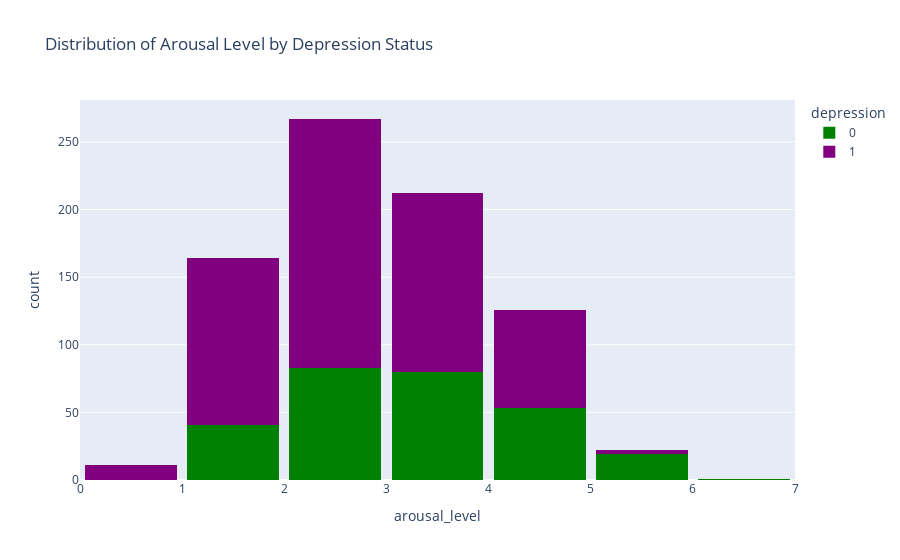
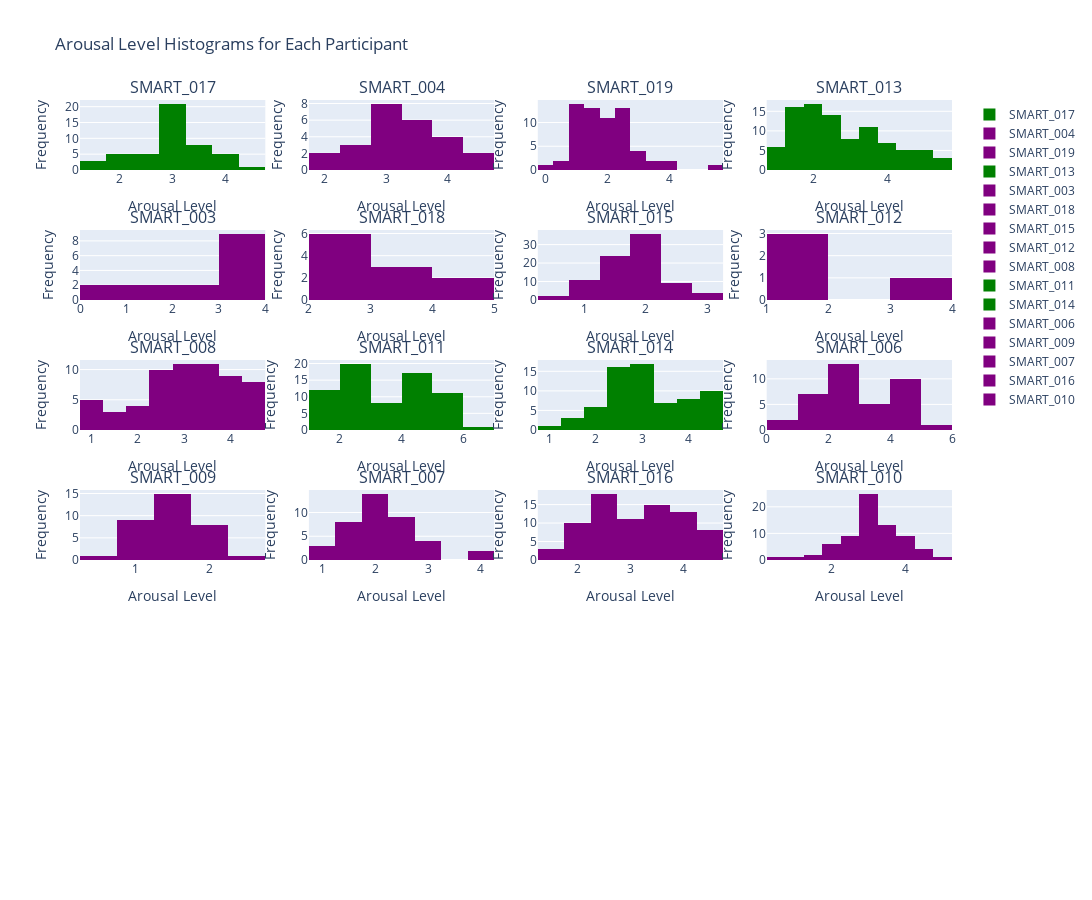

Notebook cell for these charts, in order:
### Markdown cell above
## Plot arousal level distribution

### Code cell
# Create histogram plots using Plotly Express with 'barmode' set to 'group'
fig = px.histogram(data_all, x="arousal_level", color="depression", barmode='stack',
                   title="Distribution of Arousal Level by Depression Status",
                   labels={'color': 'Depression (1/0)'},
                   color_discrete_map={1: 'purple', 0: 'green'},
                   nbins=12)

fig.update_layout(bargap=0.1)  # To adjust the gap between bars

fig.show()

# Get unique participants
unique_participants = data_all['Participant_ID'].unique()

# Create a subplot grid
num_rows = 6  # Number of rows in the grid
num_cols = 4  # Number of columns in the grid

fig = make_subplots(rows=num_rows, cols=num_cols,subplot_titles=unique_participants)

row, col = 1, 1  # Initialize starting position

for participant_id in unique_participants:
    # Filter data for the participant
    participant_data = data_all[data_all['Participant_ID'] == participant_id]

    # Set the color based on depression status
    color = 'purple' if participant_data['depression'].iloc[0] == 1 else 'green'

    # Create a histogram for valence level with color based on depression status
    fig.add_trace(go.Histogram(x=participant_data['arousal_level'], name=participant_id, marker_color=color), row=row, col=col)

    # Update position in the subplot grid
    col += 1
    if col > num_cols:
        col = 1
        row += 1

# Update layout
fig.update_layout(height=900, width=1200, title='Arousal Level Histograms for Each Participant')
fig.update_xaxes(title_text='Arousal Level')
fig.update_yaxes(title_text='Frequency')

fig.show()

### Figure 1 — Plotly figure (JSON) as saved in the notebook; plotly's stock layout.template omitted (floating-point values rounded to 4 significant figures; data arrays with more than 128 entries replaced by an {"elided": "..."} marker saying what was removed)
{"data": [{"alignmentgroup": "True", "bingroup": "x", "hovertemplate": "depression=0<br>arousal_level=%{x}<br>count=%{y}<extra></extra>", "legendgroup": "0", "marker": {"color": "green", "pattern": {"shape": ""}}, "name": "0", "nbinsx": 12, "offsetgroup": "0", "orientation": "v", "showlegend": true, "type": "histogram", "x": {"elided": "277 float values"}, "xaxis": "x", "yaxis": "y"}, {"alignmentgroup": "True", "bingroup": "x", "hovertemplate": "depression=1<br>arousal_level=%{x}<br>count=%{y}<extra></extra>", "legendgroup": "1", "marker": {"color": "purple", "pattern": {"shape": ""}}, "name": "1", "nbinsx": 12, "offsetgroup": "1", "orientation": "v", "showlegend": true, "type": "histogram", "x": {"elided": "526 float values"}, "xaxis": "x", "yaxis": "y"}], "layout": {"bargap": 0.1, "barmode": "stack", "legend": {"title": {"text": "depression"}, "tracegroupgap": 0}, "title": {"text": "Distribution of Arousal Level by Depression Status"}, "xaxis": {"anchor": "y", "domain": [0, 1], "title": {"text": "arousal_level"}}, "yaxis": {"anchor": "x", "domain": [0, 1], "title": {"text": "count"}}}}

### Figure 2 — Plotly figure (JSON) as saved in the notebook; plotly's stock layout.template omitted (floating-point values rounded to 4 significant figures)
{"data": [{"marker": {"color": "green"}, "name": "SMART_017", "type": "histogram", "x": [3, 3, 3.5, 3, 4, 3, 3, 3.5, 4, 3.5, 4, 3, 4, 3, 3.5, 3.5, 3, 3.5, 3, 2.5, 3, 3.5, 4.5, 4, 3, 3, 1.5, 3, 3, 3.5, 3, 2.5, 2, 3, 2.5, 2.5, 2, 3, 3, 3, 2.5, 2, 3, 3, 1.5, 2, 2, 1.5], "xaxis": "x", "yaxis": "y"}, {"marker": {"color": "purple"}, "name": "SMART_004", "type": "histogram", "x": [3, 2.5, 2, 3.5, 2, 3, 2.5, 3.5, 3, 2.5, 3, 3.5, 3.5, 3, 3, 4.5, 4, 4, 3.5, 4.5, 3.5, 4, 3, 4, 3], "xaxis": "x2", "yaxis": "y2"}, {"marker": {"color": "purple"}, "name": "SMART_019", "type": "histogram", "x": [2.5, 3.5, 1, 1.5, 2.5, 1.5, 2, 1, 2, 1, 2.5, 1.5, 1, 1.5, 1, 2.5, 1.5, 0.5, 3, 2.5, 2, 2.5, 1.5, 2.5, 2, 3, 2, 5.5, 1.5, 2, 2, 2.5, 1.5, 1, 2, 4, 2.5, 2, 2.5, 2.5, 3.5, 1.5, 2.5, 3, 1, 2.5, 1, 1, 1, 0, 0.5, 1, 1, 3, 2, 1.5, 1, 2, 4, 1, 1.5, 1.5, 1.5], "xaxis": "x3", "yaxis": "y3"}, {"marker": {"color": "green"}, "name": "SMART_013", "type": "histogram", "x": [1.5, 2, 2.5, 1, 2.5, 1.5, 1, 1.5, 2, 1.5, 2.5, 2, 2, 2, 2.5, 2, 1.5, 2.5, 2, 2, 2, 2, 2, 3, 2, 2.5, 1.5, 1.5, 2, 2.5, 2, 2, 4, 3, 5, 5.5, 3.5, 1, 4, 3, 2.5, 3, 3.5, 1.5, 5.5, 2.5, 2.5, 3.5, 3, 4.5, 5, 4, 3.5, 1.5, 3.5, 5.5, 5, 2.5, 4.5, 1, 2.5, 4, 4.5, 1, 4, 2.5, 1.5, 3.5, 3.5, 3, 3, 2, 3.5, 2, 4.5, 1, 1.5, 3.5, 1.5, 4, 5, 1.5, 1.5, 4.5, 2.5, 3, 1.5, 4, 5, 3.5, 1.5, 3.5], "xaxis": "x4", "yaxis": "y4"}, {"marker": {"color": "purple"}, "name": "SMART_003", "type": "histogram", "x": [3, 3.5, 0.5, 2.5, 3, 1.5, 3, 3, 3, 3, 3, 3, 0.5, 2, 1.5], "xaxis": "x5", "yaxis": "y5"}, {"marker": {"color": "purple"}, "name": "SMART_018", "type": "histogram", "x": [3, 2, 2.5, 4, 3.5, 2, 4, 2.5, 2.5, 2.5, 3], "xaxis": "x6", "yaxis": "y6"}, {"marker": {"color": "purple"}, "name": "SMART_015", "type": "histogram", "x": [0.5, 2, 0.5, 2, 1, 2, 1, 2, 2, 2, 1.5, 2, 1.5, 1.5, 1.5, 1.5, 2, 1.5, 1.5, 1, 3, 1.5, 1, 1, 2, 1.5, 1, 1.5, 2, 2, 2.5, 1.5, 1, 2.5, 2.5, 2, 3, 2, 2, 1.5, 2, 2, 2, 2.5, 2, 2, 2, 2.5, 1.5, 2, 2, 2, 1, 2, 2, 2, 2, 2.5, 2, 1.5, 1.5, 2.5, 2, 2, 3, 2, 1, 1.5, 1.5, 3, 2.5, 2, 1.5, 1.5, 1, 1.5, 2, 1, 2, 1.5, 1.5, 2.5, 2, 1.5, 2, 1.5], "xaxis": "x7", "yaxis": "y7"}, {"marker": {"color": "purple"}, "name": "SMART_012", "type": "histogram", "x": [1.5, 3, 1.5, 1], "xaxis": "x8", "yaxis": "y8"}, {"marker": {"color": "purple"}, "name": "SMART_008", "type": "histogram", "x": [4, 1, 2.5, 3, 3.5, 2, 3.5, 3, 3, 2.5, 4.5, 4.5, 1, 3, 4, 4, 2, 2.5, 4.5, 4, 3.5, 3, 3.5, 3.5, 4, 3.5, 4.5, 4.5, 4, 1, 4, 4.5, 4, 2.5, 4.5, 4.5, 3.5, 1, 3.5, 3, 4, 3, 3, 2.5, 2, 2.5, 3.5, 3, 3, 3.5, 2.5, 2.5, 2.5, 1, 2.5, 3, 1.5, 1.5, 2, 3.5, 1.5], "xaxis": "x9", "yaxis": "y9"}, {"marker": {"color": "green"}, "name": "SMART_011", "type": "histogram", "x": [2.5, 3, 3.5, 4.5, 3.5, 4.5, 4, 2.5, 2.5, 2.5, 2, 3.5, 3.5, 4, 4.5, 4.5, 4, 4.5, 4, 3, 3, 4, 4.5, 4, 5.5, 4.5, 5, 5.5, 5.5, 5.5, 4, 2, 5.5, 4.5, 4, 5.5, 5, 6, 5.5, 2.5, 5.5, 5.5, 4.5, 3, 2.5, 2.5, 1, 1, 2, 2, 1, 1, 1, 2, 1, 2, 2, 2, 2, 2, 2, 1, 1.5, 2.5, 1, 2, 1, 1, 1.5], "xaxis": "x10", "yaxis": "y10"}, {"marker": {"color": "green"}, "name": "SMART_014", "type": "histogram", "x": [3, 1.5, 4, 2.5, 3.5, 4.5, 3, 3, 3.5, 3, 3, 2.5, 2.5, 3, 4, 3, 3, 1.5, 3.5, 3, 2.5, 2.5, 2, 4, 4.5, 2.5, 4, 4.5, 4, 3.5, 4.5, 4.5, 4.5, 2.5, 4, 4, 4.5, 3.5, 4.5, 4.5, 4.5, 3.5, 2, 3, 2.5, 2, 2.5, 2.5, 2.5, 3, 2, 2.5, 3, 3.5, 1.5, 2.5, 3, 2.5, 2.5, 2.5, 3, 3, 2, 3, 3, 4, 2, 1], "xaxis": "x11", "yaxis": "y11"}, {"marker": {"color": "purple"}, "name": "SMART_006", "type": "histogram", "x": [2.5, 1.5, 3, 0.5, 4, 1.5, 2, 4, 2, 3, 4, 2.5, 4.5, 2, 2, 2, 3.5, 4.5, 2.5, 4.5, 2, 4.5, 5.5, 4.5, 2, 0.5, 3.5, 1.5, 4, 2, 1.5, 1, 2.5, 3.5, 1.5, 2, 4, 1.5], "xaxis": "x12", "yaxis": "y12"}, {"marker": {"color": "purple"}, "name": "SMART_009", "type": "histogram", "x": [1, 1, 1, 2, 1, 2, 1.5, 2, 2, 1.5, 2, 1, 0.5, 1, 1.5, 1.5, 1.5, 1.5, 1, 2, 2, 2.5, 1.5, 1.5, 1, 1.5, 1.5, 1.5, 1.5, 2, 1.5, 1.5, 1.5, 1], "xaxis": "x13", "yaxis": "y13"}, {"marker": {"color": "purple"}, "name": "SMART_007", "type": "histogram", "x": [3, 2.5, 3, 2, 1, 1, 2.5, 2, 1.5, 2, 2.5, 3, 2.5, 2.5, 2.5, 3, 2, 4, 2, 1.5, 1.5, 2, 4, 2, 2, 2, 2.5, 1.5, 2, 2, 1.5, 2, 1.5, 2.5, 1, 1.5, 1.5, 2, 2.5, 2], "xaxis": "x14", "yaxis": "y14"}, {"marker": {"color": "purple"}, "name": "SMART_016", "type": "histogram", "x": [2, 1.5, 3.5, 2.5, 2.5, 2, 2.5, 2.5, 3, 3, 2, 2.5, 3, 3.5, 4, 2.5, 1.5, 3.5, 2.5, 2, 4.5, 2.5, 2, 3.5, 3, 2, 4, 4, 4, 4.5, 4, 4, 4, 4.5, 3.5, 3.5, 3.5, 4.5, 4.5, 3.5, 4.5, 3.5, 4, 3.5, 4, 4, 3.5, 4, 4, 4, 3.5, 3.5, 4.5, 2.5, 2, 2.5, 2.5, 3, 3, 3, 3.5, 1.5, 2.5, 2.5, 4.5, 2, 2.5, 2, 2.5, 3, 2.5, 3, 2, 2.5, 3.5, 3, 3, 2.5], "xaxis": "x15", "yaxis": "y15"}, {"marker": {"color": "purple"}, "name": "SMART_010", "type": "histogram", "x": [3.5, 1, 3, 1.5, 3, 3, 3, 2, 2.5, 3, 3, 2, 2, 2, 2.5, 3, 2.5, 3, 2.5, 2.5, 3.5, 3, 0.5, 3, 4.5, 4, 1.5, 3, 5, 4.5, 3.5, 3, 4, 4, 3.5, 3.5, 2.5, 4.5, 4, 3, 4, 4, 4, 3, 4.5, 4, 3.5, 3, 4, 3.5, 2, 3.5, 3.5, 3.5, 3, 3, 2.5, 3, 3, 3.5, 3, 2, 3.5, 3, 3, 3, 3, 3.5, 2.5, 3, 2.5], "xaxis": "x16", "yaxis": "y16"}], "layout": {"annotations": [{"font": {"size": 16}, "showarrow": false, "text": "SMART_017", "x": 0.1062, "xanchor": "center", "xref": "paper", "y": 1.0, "yanchor": "bottom", "yref": "paper"}, {"font": {"size": 16}, "showarrow": false, "text": "SMART_004", "x": 0.3688, "xanchor": "center", "xref": "paper", "y": 1.0, "yanchor": "bottom", "yref": "paper"}, {"font": {"size": 16}, "showarrow": false, "text": "SMART_019", "x": 0.6313, "xanchor": "center", "xref": "paper", "y": 1.0, "yanchor": "bottom", "yref": "paper"}, {"font": {"size": 16}, "showarrow": false, "text": "SMART_013", "x": 0.8938, "xanchor": "center", "xref": "paper", "y": 1.0, "yanchor": "bottom", "yref": "paper"}, {"font": {"size": 16}, "showarrow": false, "text": "SMART_003", "x": 0.1062, "xanchor": "center", "xref": "paper", "y": 0.8194, "yanchor": "bottom", "yref": "paper"}, {"font": {"size": 16}, "showarrow": false, "text": "SMART_018", "x": 0.3688, "xanchor": "center", "xref": "paper", "y": 0.8194, "yanchor": "bottom", "yref": "paper"}, {"font": {"size": 16}, "showarrow": false, "text": "SMART_015", "x": 0.6313, "xanchor": "center", "xref": "paper", "y": 0.8194, "yanchor": "bottom", "yref": "paper"}, {"font": {"size": 16}, "showarrow": false, "text": "SMART_012", "x": 0.8938, "xanchor": "center", "xref": "paper", "y": 0.8194, "yanchor": "bottom", "yref": "paper"}, {"font": {"size": 16}, "showarrow": false, "text": "SMART_008", "x": 0.1062, "xanchor": "center", "xref": "paper", "y": 0.6389, "yanchor": "bottom", "yref": "paper"}, {"font": {"size": 16}, "showarrow": false, "text": "SMART_011", "x": 0.3688, "xanchor": "center", "xref": "paper", "y": 0.6389, "yanchor": "bottom", "yref": "paper"}, {"font": {"size": 16}, "showarrow": false, "text": "SMART_014", "x": 0.6313, "xanchor": "center", "xref": "paper", "y": 0.6389, "yanchor": "bottom", "yref": "paper"}, {"font": {"size": 16}, "showarrow": false, "text": "SMART_006", "x": 0.8938, "xanchor": "center", "xref": "paper", "y": 0.6389, "yanchor": "bottom", "yref": "paper"}, {"font": {"size": 16}, "showarrow": false, "text": "SMART_009", "x": 0.1062, "xanchor": "center", "xref": "paper", "y": 0.4583, "yanchor": "bottom", "yref": "paper"}, {"font": {"size": 16}, "showarrow": false, "text": "SMART_007", "x": 0.3688, "xanchor": "center", "xref": "paper", "y": 0.4583, "yanchor": "bottom", "yref": "paper"}, {"font": {"size": 16}, "showarrow": false, "text": "SMART_016", "x": 0.6313, "xanchor": "center", "xref": "paper", "y": 0.4583, "yanchor": "bottom", "yref": "paper"}, {"font": {"size": 16}, "showarrow": false, "text": "SMART_010", "x": 0.8938, "xanchor": "center", "xref": "paper", "y": 0.4583, "yanchor": "bottom", "yref": "paper"}], "height": 900, "title": {"text": "Arousal Level Histograms for Each Participant"}, "width": 1200, "xaxis": {"anchor": "y", "domain": [0, 0.2125], "title": {"text": "Arousal Level"}}, "xaxis10": {"anchor": "y10", "domain": [0.2625, 0.475], "title": {"text": "Arousal Level"}}, "xaxis11": {"anchor": "y11", "domain": [0.525, 0.7375], "title": {"text": "Arousal Level"}}, "xaxis12": {"anchor": "y12", "domain": [0.7875, 1], "title": {"text": "Arousal Level"}}, "xaxis13": {"anchor": "y13", "domain": [0, 0.2125], "title": {"text": "Arousal Level"}}, "xaxis14": {"anchor": "y14", "domain": [0.2625, 0.475], "title": {"text": "Arousal Level"}}, "xaxis15": {"anchor": "y15", "domain": [0.525, 0.7375], "title": {"text": "Arousal Level"}}, "xaxis16": {"anchor": "y16", "domain": [0.7875, 1], "title": {"text": "Arousal Level"}}, "xaxis17": {"anchor": "y17", "domain": [0, 0.2125], "title": {"text": "Arousal Level"}}, "xaxis18": {"anchor": "y18", "domain": [0.2625, 0.475], "title": {"text": "Arousal Level"}}, "xaxis19": {"anchor": "y19", "domain": [0.525, 0.7375], "title": {"text": "Arousal Level"}}, "xaxis2": {"anchor": "y2", "domain": [0.2625, 0.475], "title": {"text": "Arousal Level"}}, "xaxis20": {"anchor": "y20", "domain": [0.7875, 1], "title": {"text": "Arousal Level"}}, "xaxis21": {"anchor": "y21", "domain": [0, 0.2125], "title": {"text": "Arousal Level"}}, "xaxis22": {"anchor": "y22", "domain": [0.2625, 0.475], "title": {"text": "Arousal Level"}}, "xaxis23": {"anchor": "y23", "domain": [0.525, 0.7375], "title": {"text": "Arousal Level"}}, "xaxis24": {"anchor": "y24", "domain": [0.7875, 1], "title": {"text": "Arousal Level"}}, "xaxis3": {"anchor": "y3", "domain": [0.525, 0.7375], "title": {"text": "Arousal Level"}}, "xaxis4": {"anchor": "y4", "domain": [0.7875, 1], "title": {"text": "Arousal Level"}}, "xaxis5": {"anchor": "y5", "domain": [0, 0.2125], "title": {"text": "Arousal Level"}}, "xaxis6": {"anchor": "y6", "domain": [0.2625, 0.475], "title": {"text": "Arousal Level"}}, "xaxis7": {"anchor": "y7", "domain": [0.525, 0.7375], "title": {"text": "Arousal Level"}}, "xaxis8": {"anchor": "y8", "domain": [0.7875, 1], "title": {"text": "Arousal Level"}}, "xaxis9": {"anchor": "y9", "domain": [0, 0.2125], "title": {"text": "Arousal Level"}}, "yaxis": {"anchor": "x", "domain": [0.9028, 1.0], "title": {"text": "Frequency"}}, "yaxis10": {"anchor": "x10", "domain": [0.5417, 0.6389], "title": {"text": "Frequency"}}, "yaxis11": {"anchor": "x11", "domain": [0.5417, 0.6389], "title": {"text": "Frequency"}}, "yaxis12": {"anchor": "x12", "domain": [0.5417, 0.6389], "title": {"text": "Frequency"}}, "yaxis13": {"anchor": "x13", "domain": [0.3611, 0.4583], "title": {"text": "Frequency"}}, "yaxis14": {"anchor": "x14", "domain": [0.3611, 0.4583], "title": {"text": "Frequency"}}, "yaxis15": {"anchor": "x15", "domain": [0.3611, 0.4583], "title": {"text": "Frequency"}}, "yaxis16": {"anchor": "x16", "domain": [0.3611, 0.4583], "title": {"text": "Frequency"}}, "yaxis17": {"anchor": "x17", "domain": [0.1806, 0.2778], "title": {"text": "Frequency"}}, "yaxis18": {"anchor": "x18", "domain": [0.1806, 0.2778], "title": {"text": "Frequency"}}, "yaxis19": {"anchor": "x19", "domain": [0.1806, 0.2778], "title": {"text": "Frequency"}}, "yaxis2": {"anchor": "x2", "domain": [0.9028, 1.0], "title": {"text": "Frequency"}}, "yaxis20": {"anchor": "x20", "domain": [0.1806, 0.2778], "title": {"text": "Frequency"}}, "yaxis21": {"anchor": "x21", "domain": [0, 0.09722], "title": {"text": "Frequency"}}, "yaxis22": {"anchor": "x22", "domain": [0, 0.09722], "title": {"text": "Frequency"}}, "yaxis23": {"anchor": "x23", "domain": [0, 0.09722], "title": {"text": "Frequency"}}, "yaxis24": {"anchor": "x24", "domain": [0, 0.09722], "title": {"text": "Frequency"}}, "yaxis3": {"anchor": "x3", "domain": [0.9028, 1.0], "title": {"text": "Frequency"}}, "yaxis4": {"anchor": "x4", "domain": [0.9028, 1.0], "title": {"text": "Frequency"}}, "yaxis5": {"anchor": "x5", "domain": [0.7222, 0.8194], "title": {"text": "Frequency"}}, "yaxis6": {"anchor": "x6", "domain": [0.7222, 0.8194], "title": {"text": "Frequency"}}, "yaxis7": {"anchor": "x7", "domain": [0.7222, 0.8194], "title": {"text": "Frequency"}}, "yaxis8": {"anchor": "x8", "domain": [0.7222, 0.8194], "title": {"text": "Frequency"}}, "yaxis9": {"anchor": "x9", "domain": [0.5417, 0.6389], "title": {"text": "Frequency"}}}}
